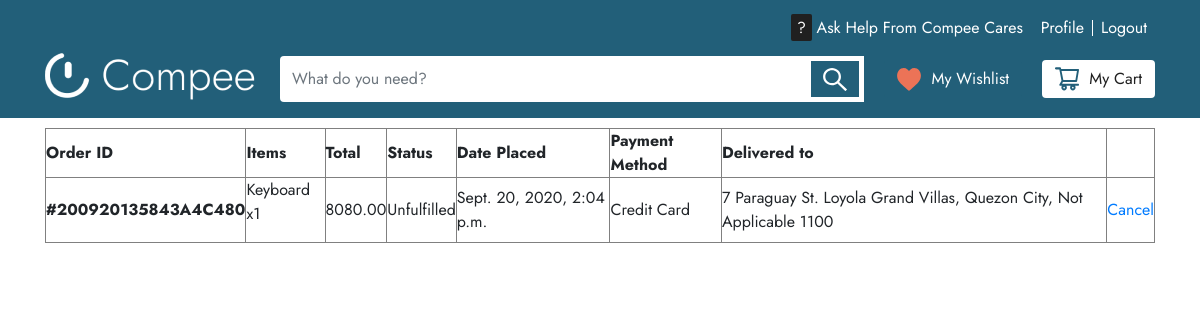
The app's page /my-orders (signed in), older data.
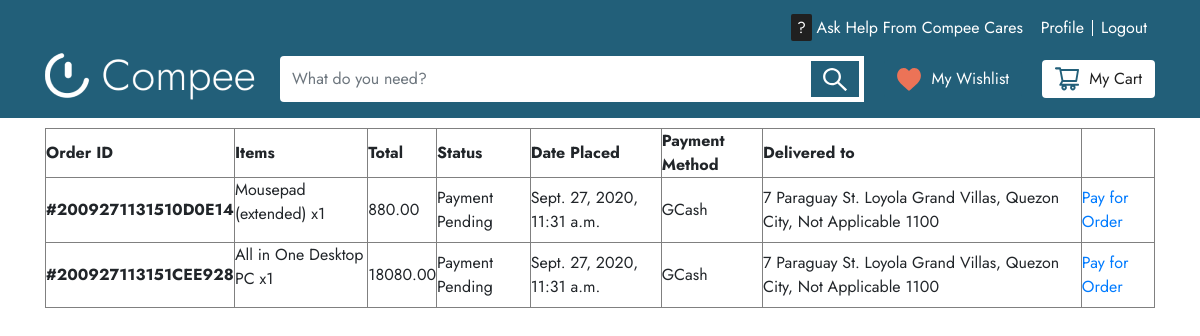
The same page, newer data.
### main/models.py (models this page shows, shortened)
class SiteOrder(models.Model):
    order_id = models.AutoField(primary_key=True)
    user = models.ForeignKey(User, on_delete=models.CASCADE)
    contact_no = models.CharField(max_length=15, validators=[numericCheck])
    date_placed = models.DateTimeField(default=timezone.now)
    status = models.CharField(max_length=15, choices=STATUS_CHOICES, default = ('Unfulfilled'))
    total = models.DecimalField(max_digits=10, decimal_places=2, default=0)
    payment_method = models.ForeignKey(PaymentMethod, blank=True, null=True, on_delete=models.SET_NULL)
    address_line = models.CharField(max_length=200)
    city = models.CharField(max_length=50)
    state = models.CharField(max_length=50)
    zip_code = models.PositiveSmallIntegerField()
    shipping_fee = models.ForeignKey(ShippingRate, blank=True, null=True, on_delete=models.SET_NULL)
    ref_id = models.CharField(max_length=100, blank=True, unique=True)

class OrderItem(models.Model):
    id = models.AutoField(primary_key=True)
    order = models.ForeignKey(SiteOrder, on_delete=models.CASCADE)
    product = models.ForeignKey(Product, on_delete=models.CASCADE)
    quantity = models.PositiveIntegerField(default=1)
    class Meta:
        unique_together = (('order', 'product'),)

class PaymentMethod(models.Model):
    id = models.AutoField(primary_key=True)
    title = models.CharField(max_length=100)
    details = models.TextField(blank=True, null=True)
    def __str__(self):
        return f'{self.title}'

### admins/models.py (models this page shows, shortened)
class Product(models.Model):
    product_id = models.AutoField(primary_key=True)
    name = models.CharField(max_length=100)
    description = models.TextField(blank=True, null=True)
    price = models.DecimalField(max_digits=10, decimal_places=2)
    discount_price = models.DecimalField(max_digits=10, decimal_places=2, blank=True, null=True)
    item_stock = models.PositiveIntegerField()
    date_created = models.DateTimeField(default=timezone.now)
    image = models.ImageField(default='default.jpg', upload_to='product_pics')
    vendor = models.ForeignKey(Vendor, on_delete=models.CASCADE)
    slug = models.SlugField(unique=True, max_length=100)
    tags = TaggableManager()

### main/views.py (the view)
# urls.py: path('my-orders', v.OrderListView.as_view(
class OrderListView(LoginRequiredMixin, ListView):
    model = SiteOrder
    def get_context_data(self, **kwargs):
        context = super(OrderListView, self).get_context_data(**kwargs)
        context['title'] = "My Orders"
        orders = SiteOrder.objects.filter(user=self.request.user).order_by('status')
        if orders:
            items = []
            for i in orders:
                items.append(OrderItem.objects.filter(order=i))
            context['orders'] = orders
            context['items'] = items
        return context

### templates/main/orders/orders.html
{% extends "base.html" %}
{% block content %}
    {% if orders %}
        <table border="1">
            <thead>
                <th>Order ID</th>
                <th>Items</th>
                <th>Total</th>
                <th>Status</th>
                <th>Date Placed</th>
                <th>Payment Method</th>
                <th>Delivered to</th>
            </thead>
            <tbody>
                {% for order in orders %}
                    <tr>
                        <td><strong>#{{ order.ref_id }}</strong></td>
                        <td>
                            <ul>
                                {% for set in items %}
                                    {% for item in set %}
                                        {% if item.order.order_id == order.order_id %}
                                            <li>{{ item.product.name }} x{{ item.quantity }}</li>
                                        {% endif %}
                                    {% endfor %}
                                {%endfor%}
                            </ul>
                        </td>
                        <td>{{ order.total }}</td>
                        <td>{{ order.status }}</td>
                        <td>{{ order.date_placed }}</td>
                        <td>{{ order.payment_method }}</td>
                        <td>{{ order.address_line }}, {{ order.city }}, {{ order.state }} {{ order.zip_code }}</td>
                        {% if order.status == "Received" %}
                            <td><a href="{% url 'add-review' order.order_id %}">Add Review</a></td>
                        {% elif order.status == "Payment Pending" %}
                            <td><a href="{% url 'payment-method' order.ref_id %}">Pay for Order</a></td>
                        {% elif order.status == "Shipped" %}
                            <td><button id="recOrder" class="btn btn-primary" value='{% url "receive-order" %}' onclick='receiveOrder({{ order.order_id }})'>Mark as Received</button></td>
                        {% elif order.status != "Cancelled"%}
                            <td><a href="{% url 'cancel-order' order.order_id %}">Cancel</a></td>
                        {% endif %}
                    </tr>
                {% endfor %}
            </tbody>
        </table>
    {% else %}
        <h3>You have no orders yet!</h3>
    {% endif %}
{% endblock content %}

### templates/base.html (shortened to what this page needs)
{% load static %}
{% load logged_in %}
<!DOCTYPE html>
<html>
    <head>
        <link rel="stylesheet" href="{% static 'css/bootstrap/bootstrap.min.css' %}">
        <link rel="stylesheet" type="text/css" href="{% static 'css/style.css' %}"/>
    </head>
    <body>
        <header class= "site-header">
            {% include 'partials/_navbar.html' %}
        </header>
        <div class="header-spacer"></div>
        <main role="main" class="container">
            {% block content %}{% endblock %}
        </main>
    </body>
</html>

### templates/partials/_navbar.html (shortened to what this page needs)
{% load static %}
<nav class="navbar navbar-expand-md fixed-top flex-column bg-blue">
    <div class="container">
        <div class="navbar-nav nav-top ml-auto d-flex justify-content-center align-items-center">
            <div class="compee-cares-btn">
                <a href=""><span>?</span> Ask Help From Compee Cares</a>
            </div>
            {% if user.is_authenticated %}
            <a class = "nav-item nav-link" href = "{% url 'manage-account' %}">Profile</a>
            <a class = "nav-item nav-link" href = "{% url 'logout' %}">Logout</a>
            {% else %}
            <a class = "nav-item nav-link" href = "{% url 'login' %}">Sign Up</a>
            <span class="nav-divider"></span>
            <a class = "nav-item nav-link" href = "{% url 'register' %}">Login</a>
            {% endif %}
        </div>
    </div>
    <div class="container nav-bot">
        <a class = "navbar-brand mr-4" href = "{% url 'home' %}">
          <img src="{% static 'img/logos/Compee.png'%}" alt="">
        </a>
        <div class="collapse navbar-collapse" id = "navbarToggle">
            <form class="form-inline my-2 my-lg-0 input-group search-wrapper" action="{% url 'search-bar' %}" method="GET">
              <input class="form-control" type="search" placeholder="What do you need?" aria-label="Search">
              <div class="input-group-append btn-container">
                <button class="btn btn-outline-primary my-2 my-sm-0" type="submit">
                    <div class="search icon"></div>
                </button>
              </div>
            </form>
        </div>
        <a href="" class="btn btn-blue d-flex justify-content-center align-items-center">
            <div class="heart icon"></div>
            <span>My Wishlist</span>
        </a>
        <a href="" class="btn btn-white d-flex justify-content-center align-items-center">
            <span>My Cart</span>
        </a>
    </div>
</nav>

### static/css/style.css (style rules this page uses)
* { padding: 0; margin: 0; text-decoration: none; }
html, body { height: 100%; min-width: 100%; min-height: 100%; position: relative; font-family: 'Jost', sans-serif; }
a { text-decoration: none; }
ul { list-style-type: none; }
.header-spacer { height: 8em; }
.bg-blue { background: #225F79; }
.nav-top a { color: #fff; }
.compee-cares-btn { margin-right: 10px; }
.compee-cares-btn span { color: white; background-color: #202020; padding: .125em .375em; border-radius: 2px; }
.search-wrapper input { border: none; height: auto; }
.nav-bot a:not(:first-child) { margin-left: 20px; }
.btn-container { background-color: #fff; padding: 5px; }
.btn-container button { border: none; background-color: #225F79; border-radius: unset; }
.btn-blue { background-color: #225F79; color: #fff; }
.btn-white { color: #202020; background-color: #fff; }
a.btn>.icon { margin-right: 10px; }
.icon { height: 1.5rem; width: 1.5rem; background-position: center; background-repeat: no-repeat; background-size: contain; }
.search { background-image: url('../img/icons/Search.svg'); }
.heart { background-image: url('../img/icons/Heart.svg') }

Row changes from the older to the newer data that the page shows:
removed SiteOrder: ref_id "200920135843A4C480", total "8080.00", status "Unfulfilled", date_placed "Sept. 20, 2020, 2:04 p.m.", payment_method "Credit Card", address_line "7 Paraguay St. Loyola Grand Villas", city "Quezon City", state "Not Applicable", zip_code "1100", shows "Cancel"
removed OrderItem: product.name "Keyboard", quantity "1"
added SiteOrder: ref_id "2009271131510D0E14", total "880.00", status "Payment Pending", date_placed "Sept. 27, 2020, 11:31 a.m.", payment_method "GCash", address_line "7 Paraguay St. Loyola Grand Villas", city "Quezon City", state "Not Applicable", zip_code "1100", shows "Pay for Order"
added OrderItem: product.name "Mousepad (extended)", quantity "1"
added SiteOrder: ref_id "200927113151CEE928", total "18080.00", status "Payment Pending", date_placed "Sept. 27, 2020, 11:31 a.m.", payment_method "GCash", address_line "7 Paraguay St. Loyola Grand Villas", city "Quezon City", state "Not Applicable", zip_code "1100", shows "Pay for Order"
added OrderItem: product.name "All in One Desktop PC", quantity "1"
